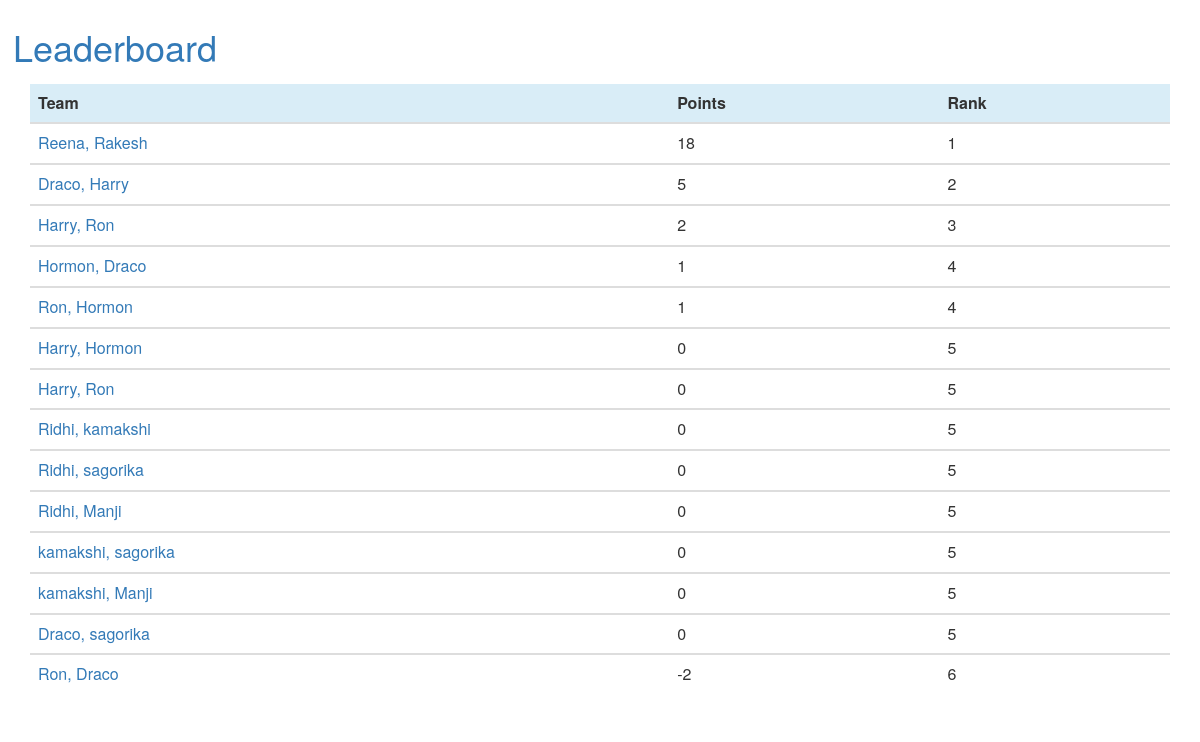
The app's page /leaderboard/foosball, older data.
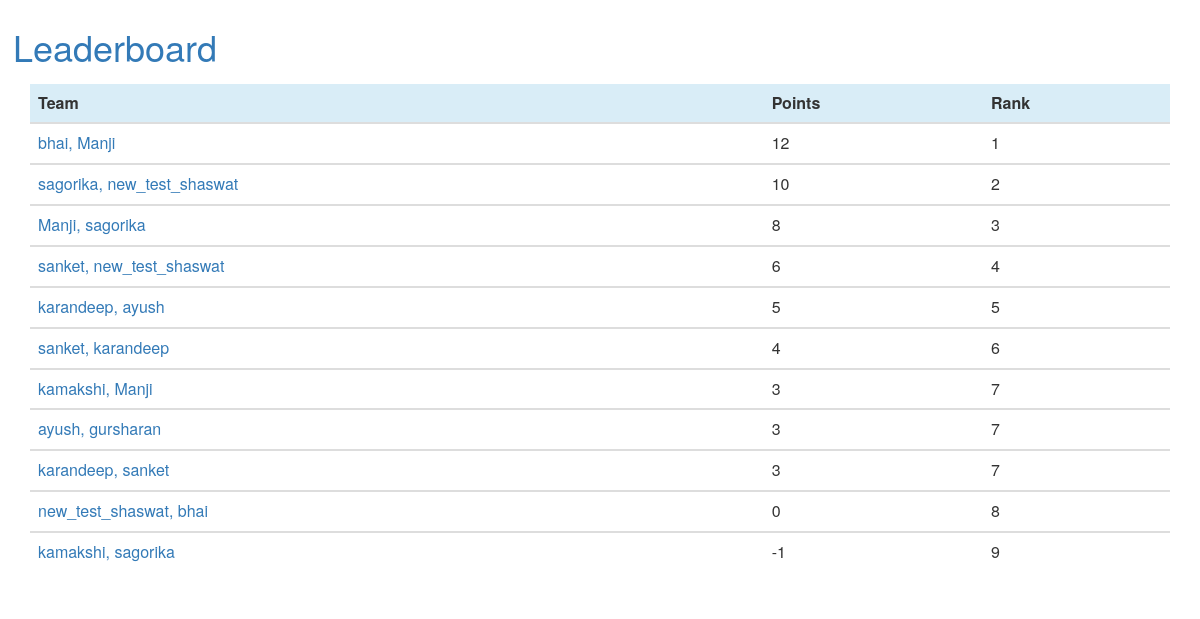
The same page, newer data.
### competition/models.py (models this page shows, shortened)
class Team(models.Model):
    player1 = models.ForeignKey(Player, on_delete=models.CASCADE, related_name="first")
    player2 = models.ForeignKey(Player, on_delete=models.CASCADE, related_name="second")
    tt_points = models.IntegerField(default=0, blank=True, null=True)
    foosball_points = models.IntegerField(default=0, blank=True, null=True)
    class Meta:
        unique_together = ['player1', 'player2']
    def rank(self):
        lpt = Team.objects.filter(foosball_points__gt=self.foosball_points)
        pts = [t.foosball_points for t in lpt]
        pts_l = len(set(pts))
        return pts_l + 1

class Player(models.Model):
    name = models.CharField(max_length=50)
    def __str__(self):
        return self.name

### competition/views.py (the view)
# urls.py: url('leaderboard/(?P<type>\w+)', showLeaderboard, name='leaderboard'),
def showLeaderboard(request, type):
    if type == 'FS' or type == 'foosball':
        teams = Team.objects.all().order_by('-foosball_points')[:15]
    else:
        teams = Team.objects.all().order_by('-tt_points')[:10]
    return render(request, 'leaderboard.html', {'teams': teams})

### competition/templates/leaderboard.html (shortened to what this page needs)
{% extends "base.html" %}
{% load static %}
{% block content %}
<table class="table">
    <thead>
    <tr class="info">
        <th>Team</th>
        <th>Points</th>
        <th>Rank</th>
    </tr>
    </thead>
    {% for team in teams %}
    <tbody>
    <tr>
        <td>
            <a href="{% url 'team-detail' team.id %}">{{ team.player1 }}, {{ team.player2 }}</a>
        </td>
        <td>
            {% if 'TT' in request.path %}
            {{ team.tt_points }}
            {% else %}
            {{ team.foosball_points }}
            {% endif %}
        </td>
        <td>
            {{ team.rank }}
        </td>
    </tr>
    </tbody>
    {% endfor %}
    {% endblock %}

### competition/templates/base.html (shortened to what this page needs)
<html>
<head>
	<link rel="stylesheet" href="//maxcdn.bootstrapcdn.com/bootstrap/3.2.0/css/bootstrap.min.css">
	<link rel="stylesheet" href="//maxcdn.bootstrapcdn.com/bootstrap/3.2.0/css/bootstrap-theme.min.css">
</head>
<body>
<a href="{% url 'home' %}" class="btn" >
<h1><center>Leaderboard</center></h1>
</a>
    <div class="container main-block" >
        {% block content %}
        {% endblock content %}
    </div>
</body>
</html>

Row changes from the older to the newer data that the page shows:
removed Team: player1 "Reena", player2 "Rakesh", foosball_points "18", rank "1"
removed Team: player1 "Draco", player2 "Harry", foosball_points "5", rank "2"
removed Team: player1 "Harry", player2 "Ron", foosball_points "2", rank "3"
removed Team: player1 "Hormon", player2 "Draco", foosball_points "1", rank "4"
removed Team: player1 "Ron", player2 "Hormon", foosball_points "1", rank "4"
removed Team: player1 "Harry", player2 "Hormon", foosball_points "0", rank "5"
removed Team: player1 "Harry", player2 "Ron", foosball_points "0", rank "5"
removed Team: player1 "Ridhi", player2 "kamakshi", foosball_points "0", rank "5"
removed Team: player1 "Ridhi", player2 "sagorika", foosball_points "0", rank "5"
removed Team: player1 "Ridhi", player2 "Manji", foosball_points "0", rank "5"
removed Team: player1 "Draco", player2 "sagorika", foosball_points "0", rank "5"
removed Team: player1 "Ron", player2 "Draco", foosball_points "-2", rank "6"
added Team: player1 "bhai", player2 "Manji", foosball_points "12", rank "1"
added Team: player1 "sagorika", player2 "new_test_shaswat", foosball_points "10", rank "2"
added Team: player1 "Manji", player2 "sagorika", foosball_points "8", rank "3"
added Team: player1 "sanket", player2 "new_test_shaswat", foosball_points "6", rank "4"
added Team: player1 "karandeep", player2 "ayush", foosball_points "5", rank "5"
added Team: player1 "sanket", player2 "karandeep", foosball_points "4", rank "6"
changed Team (number 7 of 11 on the later page): foosball_points "0" → "3"; rank "5" → "7"; moves up the list
added Team: player1 "ayush", player2 "gursharan", foosball_points "3", rank "7"
added Team: player1 "karandeep", player2 "sanket", foosball_points "3", rank "7"
added Team: player1 "new_test_shaswat", player2 "bhai", foosball_points "0", rank "8"
changed Team (number 11 of 11 on the later page): foosball_points "0" → "-1"; rank "5" → "9"
